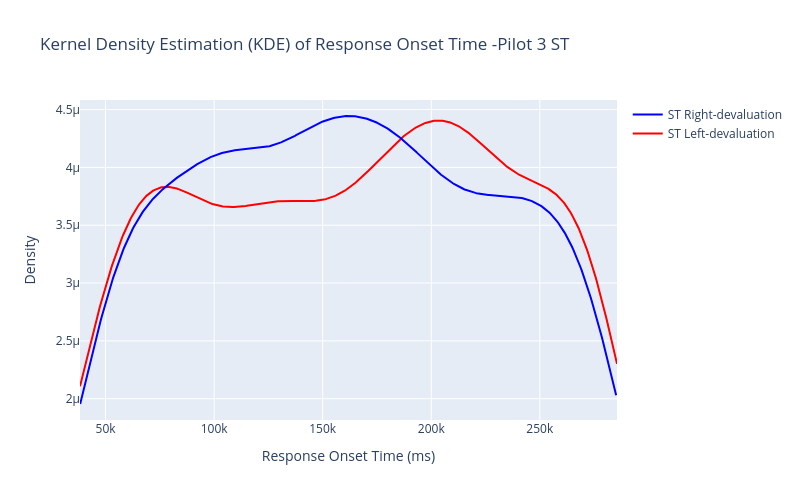

Source (notebook cell):
### Code cell
import plotly.figure_factory as ff

group_left = tmp_df_ST[tmp_df_ST["Group"] == "ST_Left"]["RT"]
group_right = tmp_df_ST[tmp_df_ST["Group"] == "ST_Right"]["RT"]

# Group data together
hist_data = [group_left, group_right]
group_labels = ['ST Left-devaluation', 'ST Right-devaluation']

# Custom colors: ET_Left (Red), ET_Right (Blue)
colors = ['red', 'blue']

# Create distplot with KDE only and custom colors
fig = ff.create_distplot(hist_data, group_labels, bin_size=100, show_hist=False, show_rug=False, colors=colors)

# Add title and adjust layout
fig.update_layout(
    title="Kernel Density Estimation (KDE) of Response Onset Time -Pilot 3 ST",
    xaxis_title="Response Onset Time (ms)",
    yaxis_title="Density",
    width=800,
    height=500
)
fig.write_image("KDE_ROT_ST.png")

fig.show()

### Figure 1 — Plotly figure (JSON) as saved in the notebook; plotly's stock layout.template omitted (floating-point values rounded to 4 significant figures; data arrays with more than 128 entries replaced by an {"elided": "..."} marker saying what was removed)
{"data": [{"legendgroup": "ST Left-devaluation", "marker": {"color": "red"}, "mode": "lines", "name": "ST Left-devaluation", "showlegend": true, "type": "scatter", "x": {"elided": "500 float values"}, "xaxis": "x", "y": {"elided": "500 float values"}, "yaxis": "y"}, {"legendgroup": "ST Right-devaluation", "marker": {"color": "blue"}, "mode": "lines", "name": "ST Right-devaluation", "showlegend": true, "type": "scatter", "x": {"elided": "500 float values"}, "xaxis": "x", "y": {"elided": "500 float values"}, "yaxis": "y"}], "layout": {"barmode": "overlay", "height": 500, "hovermode": "closest", "legend": {"traceorder": "reversed"}, "title": {"text": "Kernel Density Estimation (KDE) of Response Onset Time -Pilot 3 ST"}, "width": 800, "xaxis": {"anchor": "y2", "autorange": true, "domain": [0, 1], "range": [38230, 285500.0], "title": {"text": "Response Onset Time (ms)"}, "type": "linear", "zeroline": false}, "yaxis": {"anchor": "free", "autorange": true, "domain": [0, 1], "position": 0, "range": [1.816e-06, 4.583e-06], "title": {"text": "Density"}, "type": "linear"}}}
